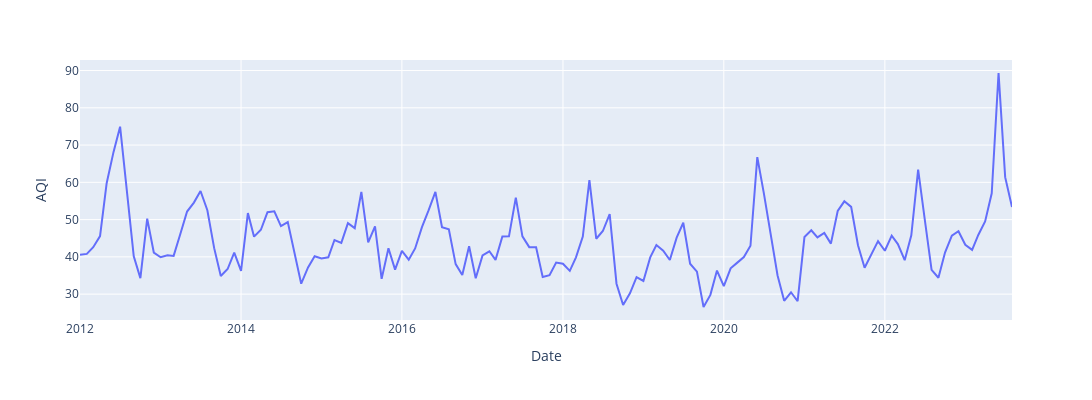

The notebook cell saved with this chart:
### Code cell
fig = px.line(aqi_data.sort_values(by='Date'), x='Date',y='AQI',width=1200,height=400)
fig.show()

### Figure 1 — Plotly figure (JSON) as saved in the notebook; plotly's stock layout.template omitted (floating-point values rounded to 4 significant figures; data arrays with more than 128 entries replaced by an {"elided": "..."} marker saying what was removed)
{"data": [{"hovertemplate": "Date=%{x}<br>AQI=%{y}<extra></extra>", "legendgroup": "", "line": {"color": "#636efa", "dash": "solid"}, "marker": {"symbol": "circle"}, "mode": "lines", "name": "", "orientation": "v", "showlegend": false, "type": "scatter", "x": {"elided": "140 str values"}, "xaxis": "x", "y": {"elided": "140 float values"}, "yaxis": "y"}], "layout": {"height": 400, "legend": {"tracegroupgap": 0}, "margin": {"t": 60}, "width": 1200, "xaxis": {"anchor": "y", "domain": [0, 1], "title": {"text": "Date"}}, "yaxis": {"anchor": "x", "domain": [0, 1], "title": {"text": "AQI"}}}}
